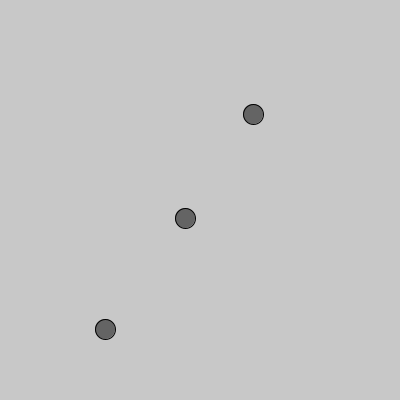
Frame 1 (no input)
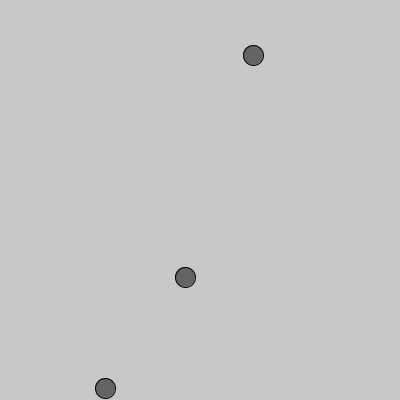
Frame 60 (the mouse pressed at the canvas centre just before this capture)
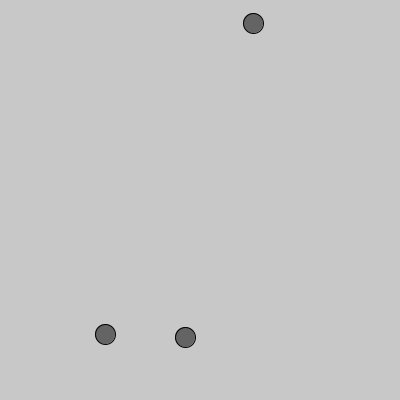
Frame 120 (the mouse held since frame 60 and released just before this capture)

The Processing sketch that drew these frames (run headless with seeded random() and noise(); from frame 60 on, the mouse is pressed at the canvas centre):

// Processing sketch: jugador_movimiento_random_x_2
// ── jugador_movimiento_random_x_2.pde
Jugador jugador1;
Jugador jugador2;
Jugador jugador3;

void setup(){
  size(400, 400);
  jugador1 = new Jugador();
  jugador2 = new Jugador();
  jugador3 = new Jugador();
}

void draw(){
  background(200);
  jugador1.dibujar();
  jugador2.dibujar();
  jugador3.dibujar();
}

void mouseClicked(){
  jugador1.click();
  jugador2.click();
  jugador3.click();
}

// ── Jugador.pde
class Jugador{

  int posX;
  int posY;
  int tam = 20;
  color miColor;
  int dir;
  
  Jugador(){
    posX = round(random(tam, width - tam));
    posY = round(random(tam, height - tam));
    dir = floor(random(0, 4));
    miColor = color(100);
  }
  
  void dibujar(){
    fill(miColor);
    ellipse(posX, posY, tam, tam);
    calcularPosicion();
  }
  
  void click(){
    if(dist(mouseX, mouseY, posX, posY) < tam){
      seleccionado();
    }
  }
  
  void seleccionado(){
    miColor = color(255,0,0);
  }
  
  void calcularPosicion() {
    if (dir == 0) {
      posX++;
      if (posX+tam/2>width) {
        dir = 2;
      }
    } else if (dir == 1) {
      posY++;
      if (posY+tam/2>height) {
        dir = 3;
      }
    } else if (dir == 2) {
      posX--;
      if (posX-tam/2<0) {
        dir = 0;
      }
    } else if (dir == 3) {
      posY--;
      if (posY-tam/2<0) {
        dir = 1;
      }
    }
  }
  
}
